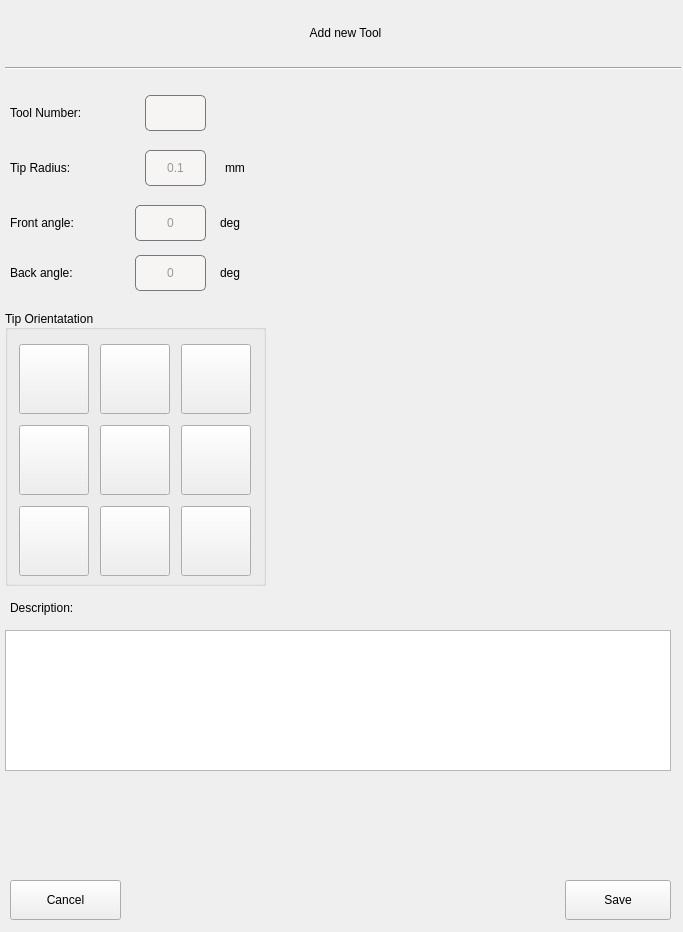
<?xml version="1.0" encoding="UTF-8"?>
<ui version="4.0">
 <class>Form</class>
 <widget class="QWidget" name="Form">
  <property name="geometry">
   <rect>
    <x>0</x>
    <y>0</y>
    <width>683</width>
    <height>932</height>
   </rect>
  </property>
  <property name="windowTitle">
   <string>Form</string>
  </property>
  <widget class="QPushButton" name="saveButton">
   <property name="geometry">
    <rect>
     <x>565</x>
     <y>880</y>
     <width>106</width>
     <height>40</height>
    </rect>
   </property>
   <property name="text">
    <string>Save</string>
   </property>
  </widget>
  <widget class="QPushButton" name="cancelButton">
   <property name="geometry">
    <rect>
     <x>10</x>
     <y>880</y>
     <width>111</width>
     <height>40</height>
    </rect>
   </property>
   <property name="text">
    <string>Cancel</string>
   </property>
  </widget>
  <widget class="QLabel" name="label_16">
   <property name="geometry">
    <rect>
     <x>10</x>
     <y>95</y>
     <width>111</width>
     <height>36</height>
    </rect>
   </property>
   <property name="styleSheet">
    <string notr="true">font: 13pt &quot;Cantarell&quot;;</string>
   </property>
   <property name="text">
    <string>Tool Number:</string>
   </property>
  </widget>
  <widget class="QLabel" name="label_17">
   <property name="geometry">
    <rect>
     <x>10</x>
     <y>150</y>
     <width>111</width>
     <height>36</height>
    </rect>
   </property>
   <property name="styleSheet">
    <string notr="true">font: 13pt &quot;Cantarell&quot;;</string>
   </property>
   <property name="text">
    <string>Tip Radius:</string>
   </property>
  </widget>
  <widget class="QLabel" name="actualFeedType_3">
   <property name="geometry">
    <rect>
     <x>225</x>
     <y>150</y>
     <width>36</width>
     <height>36</height>
    </rect>
   </property>
   <property name="styleSheet">
    <string notr="true">font: 13pt &quot;Cantarell&quot;;</string>
   </property>
   <property name="text">
    <string>mm</string>
   </property>
  </widget>
  <widget class="QGroupBox" name="groupBox_2">
   <property name="geometry">
    <rect>
     <x>5</x>
     <y>310</y>
     <width>261</width>
     <height>276</height>
    </rect>
   </property>
   <property name="styleSheet">
    <string notr="true">font: 13pt &quot;Cantarell&quot;;</string>
   </property>
   <property name="title">
    <string>Tip Orientatation</string>
   </property>
   <property name="alignment">
    <set>Qt::AlignLeading|Qt::AlignLeft|Qt::AlignVCenter</set>
   </property>
   <widget class="QWidget" name="orientationGrid" native="true">
    <property name="geometry">
     <rect>
      <x>5</x>
      <y>25</y>
      <width>250</width>
      <height>250</height>
     </rect>
    </property>
    <property name="sizePolicy">
     <sizepolicy hsizetype="Fixed" vsizetype="Fixed">
      <horstretch>0</horstretch>
      <verstretch>0</verstretch>
     </sizepolicy>
    </property>
    <layout class="QGridLayout" name="gridLayout_2">
     <property name="leftMargin">
      <number>0</number>
     </property>
     <property name="topMargin">
      <number>0</number>
     </property>
     <property name="rightMargin">
      <number>0</number>
     </property>
     <property name="bottomMargin">
      <number>0</number>
     </property>
     <property name="spacing">
      <number>2</number>
     </property>
     <item row="1" column="0">
      <widget class="QPushButton" name="orient5">
       <property name="sizePolicy">
        <sizepolicy hsizetype="Preferred" vsizetype="Fixed">
         <horstretch>0</horstretch>
         <verstretch>0</verstretch>
        </sizepolicy>
       </property>
       <property name="minimumSize">
        <size>
         <width>70</width>
         <height>70</height>
        </size>
       </property>
       <property name="maximumSize">
        <size>
         <width>70</width>
         <height>70</height>
        </size>
       </property>
       <property name="styleSheet">
        <string notr="true">QPushButton:checked {
    background-color: #add8e6; 
    border-radius: 4px;
}</string>
       </property>
       <property name="text">
        <string/>
       </property>
       <property name="icon">
        <iconset resource="../../teachinlathe.qrc">
         <normaloff>:/images/lathe_control_point_5.png</normaloff>:/images/lathe_control_point_5.png</iconset>
       </property>
       <property name="iconSize">
        <size>
         <width>65</width>
         <height>65</height>
        </size>
       </property>
       <property name="checkable">
        <bool>true</bool>
       </property>
       <property name="autoExclusive">
        <bool>true</bool>
       </property>
       <attribute name="buttonGroup">
        <string notr="true">orientButtonGroup</string>
       </attribute>
      </widget>
     </item>
     <item row="2" column="1">
      <widget class="QPushButton" name="orient6">
       <property name="sizePolicy">
        <sizepolicy hsizetype="Fixed" vsizetype="Fixed">
         <horstretch>0</horstretch>
         <verstretch>0</verstretch>
        </sizepolicy>
       </property>
       <property name="minimumSize">
        <size>
         <width>70</width>
         <height>70</height>
        </size>
       </property>
       <property name="maximumSize">
        <size>
         <width>70</width>
         <height>70</height>
        </size>
       </property>
       <property name="styleSheet">
        <string notr="true">QPushButton:checked {
    background-color: #add8e6; 
    border-radius: 4px;
}</string>
       </property>
       <property name="text">
        <string/>
       </property>
       <property name="icon">
        <iconset resource="../../teachinlathe.qrc">
         <normaloff>:/images/lathe_control_point_6.png</normaloff>:/images/lathe_control_point_6.png</iconset>
       </property>
       <property name="iconSize">
        <size>
         <width>65</width>
         <height>65</height>
        </size>
       </property>
       <property name="checkable">
        <bool>true</bool>
       </property>
       <property name="autoExclusive">
        <bool>true</bool>
       </property>
       <attribute name="buttonGroup">
        <string notr="true">orientButtonGroup</string>
       </attribute>
      </widget>
     </item>
     <item row="0" column="2">
      <widget class="QPushButton" name="orient3">
       <property name="sizePolicy">
        <sizepolicy hsizetype="Fixed" vsizetype="Fixed">
         <horstretch>0</horstretch>
         <verstretch>0</verstretch>
        </sizepolicy>
       </property>
       <property name="minimumSize">
        <size>
         <width>70</width>
         <height>70</height>
        </size>
       </property>
       <property name="maximumSize">
        <size>
         <width>70</width>
         <height>70</height>
        </size>
       </property>
       <property name="styleSheet">
        <string notr="true">QPushButton:checked {
    background-color: #add8e6; 
    border-radius: 4px;
}</string>
       </property>
       <property name="text">
        <string/>
       </property>
       <property name="icon">
        <iconset resource="../../teachinlathe.qrc">
         <normaloff>:/images/lathe_control_point_3.png</normaloff>:/images/lathe_control_point_3.png</iconset>
       </property>
       <property name="iconSize">
        <size>
         <width>65</width>
         <height>65</height>
        </size>
       </property>
       <property name="checkable">
        <bool>true</bool>
       </property>
       <property name="autoExclusive">
        <bool>true</bool>
       </property>
       <attribute name="buttonGroup">
        <string notr="true">orientButtonGroup</string>
       </attribute>
      </widget>
     </item>
     <item row="2" column="0">
      <widget class="QPushButton" name="orient1">
       <property name="sizePolicy">
        <sizepolicy hsizetype="Preferred" vsizetype="Fixed">
         <horstretch>0</horstretch>
         <verstretch>0</verstretch>
        </sizepolicy>
       </property>
       <property name="minimumSize">
        <size>
         <width>70</width>
         <height>70</height>
        </size>
       </property>
       <property name="maximumSize">
        <size>
         <width>70</width>
         <height>70</height>
        </size>
       </property>
       <property name="styleSheet">
        <string notr="true">QPushButton:checked {
    background-color: #add8e6; 
    border-radius: 4px;
}</string>
       </property>
       <property name="text">
        <string/>
       </property>
       <property name="icon">
        <iconset resource="../../teachinlathe.qrc">
         <normaloff>:/images/lathe_control_point_1.png</normaloff>:/images/lathe_control_point_1.png</iconset>
       </property>
       <property name="iconSize">
        <size>
         <width>65</width>
         <height>65</height>
        </size>
       </property>
       <property name="checkable">
        <bool>true</bool>
       </property>
       <property name="autoExclusive">
        <bool>true</bool>
       </property>
       <attribute name="buttonGroup">
        <string notr="true">orientButtonGroup</string>
       </attribute>
      </widget>
     </item>
     <item row="1" column="2">
      <widget class="QPushButton" name="orient7">
       <property name="sizePolicy">
        <sizepolicy hsizetype="Fixed" vsizetype="Fixed">
         <horstretch>0</horstretch>
         <verstretch>0</verstretch>
        </sizepolicy>
       </property>
       <property name="minimumSize">
        <size>
         <width>70</width>
         <height>70</height>
        </size>
       </property>
       <property name="maximumSize">
        <size>
         <width>70</width>
         <height>70</height>
        </size>
       </property>
       <property name="styleSheet">
        <string notr="true">QPushButton:checked {
    background-color: #add8e6; 
    border-radius: 4px;
}</string>
       </property>
       <property name="text">
        <string/>
       </property>
       <property name="icon">
        <iconset resource="../../teachinlathe.qrc">
         <normaloff>:/images/lathe_control_point_7.png</normaloff>:/images/lathe_control_point_7.png</iconset>
       </property>
       <property name="iconSize">
        <size>
         <width>65</width>
         <height>65</height>
        </size>
       </property>
       <property name="checkable">
        <bool>true</bool>
       </property>
       <property name="autoExclusive">
        <bool>true</bool>
       </property>
       <attribute name="buttonGroup">
        <string notr="true">orientButtonGroup</string>
       </attribute>
      </widget>
     </item>
     <item row="1" column="1">
      <widget class="QPushButton" name="orient9">
       <property name="sizePolicy">
        <sizepolicy hsizetype="Fixed" vsizetype="Fixed">
         <horstretch>0</horstretch>
         <verstretch>0</verstretch>
        </sizepolicy>
       </property>
       <property name="minimumSize">
        <size>
         <width>70</width>
         <height>70</height>
        </size>
       </property>
       <property name="maximumSize">
        <size>
         <width>70</width>
         <height>70</height>
        </size>
       </property>
       <property name="styleSheet">
        <string notr="true">QPushButton:checked {
    background-color: #add8e6; 
    border-radius: 4px;
}</string>
       </property>
       <property name="text">
        <string/>
       </property>
       <property name="icon">
        <iconset resource="../../teachinlathe.qrc">
         <normaloff>:/images/lathe_control_point_9.png</normaloff>:/images/lathe_control_point_9.png</iconset>
       </property>
       <property name="iconSize">
        <size>
         <width>65</width>
         <height>65</height>
        </size>
       </property>
       <property name="checkable">
        <bool>true</bool>
       </property>
       <property name="autoExclusive">
        <bool>true</bool>
       </property>
       <attribute name="buttonGroup">
        <string notr="true">orientButtonGroup</string>
       </attribute>
      </widget>
     </item>
     <item row="2" column="2">
      <widget class="QPushButton" name="orient2">
       <property name="sizePolicy">
        <sizepolicy hsizetype="Fixed" vsizetype="Fixed">
         <horstretch>0</horstretch>
         <verstretch>0</verstretch>
        </sizepolicy>
       </property>
       <property name="minimumSize">
        <size>
         <width>70</width>
         <height>70</height>
        </size>
       </property>
       <property name="maximumSize">
        <size>
         <width>70</width>
         <height>70</height>
        </size>
       </property>
       <property name="styleSheet">
        <string notr="true">QPushButton:checked {
    background-color: #add8e6; 
    border-radius: 4px;
}</string>
       </property>
       <property name="text">
        <string/>
       </property>
       <property name="icon">
        <iconset resource="../../teachinlathe.qrc">
         <normaloff>:/images/lathe_control_point_2.png</normaloff>:/images/lathe_control_point_2.png</iconset>
       </property>
       <property name="iconSize">
        <size>
         <width>65</width>
         <height>65</height>
        </size>
       </property>
       <property name="checkable">
        <bool>true</bool>
       </property>
       <property name="autoExclusive">
        <bool>true</bool>
       </property>
       <attribute name="buttonGroup">
        <string notr="true">orientButtonGroup</string>
       </attribute>
      </widget>
     </item>
     <item row="0" column="0">
      <widget class="QPushButton" name="orient4">
       <property name="sizePolicy">
        <sizepolicy hsizetype="Fixed" vsizetype="Fixed">
         <horstretch>0</horstretch>
         <verstretch>0</verstretch>
        </sizepolicy>
       </property>
       <property name="minimumSize">
        <size>
         <width>70</width>
         <height>70</height>
        </size>
       </property>
       <property name="maximumSize">
        <size>
         <width>70</width>
         <height>70</height>
        </size>
       </property>
       <property name="styleSheet">
        <string notr="true">QPushButton:checked {
    background-color: #add8e6; 
    border-radius: 4px;
}</string>
       </property>
       <property name="text">
        <string/>
       </property>
       <property name="icon">
        <iconset resource="../../teachinlathe.qrc">
         <normaloff>:/images/lathe_control_point_4.png</normaloff>:/images/lathe_control_point_4.png</iconset>
       </property>
       <property name="iconSize">
        <size>
         <width>65</width>
         <height>65</height>
        </size>
       </property>
       <property name="checkable">
        <bool>true</bool>
       </property>
       <property name="autoExclusive">
        <bool>true</bool>
       </property>
       <attribute name="buttonGroup">
        <string notr="true">orientButtonGroup</string>
       </attribute>
      </widget>
     </item>
     <item row="0" column="1">
      <widget class="QPushButton" name="orient8">
       <property name="sizePolicy">
        <sizepolicy hsizetype="Fixed" vsizetype="Fixed">
         <horstretch>0</horstretch>
         <verstretch>0</verstretch>
        </sizepolicy>
       </property>
       <property name="minimumSize">
        <size>
         <width>70</width>
         <height>70</height>
        </size>
       </property>
       <property name="maximumSize">
        <size>
         <width>70</width>
         <height>70</height>
        </size>
       </property>
       <property name="styleSheet">
        <string notr="true">QPushButton:checked {
    background-color: #add8e6; 
    border-radius: 4px;
}</string>
       </property>
       <property name="text">
        <string/>
       </property>
       <property name="icon">
        <iconset resource="../../teachinlathe.qrc">
         <normaloff>:/images/lathe_control_point_8.png</normaloff>:/images/lathe_control_point_8.png</iconset>
       </property>
       <property name="iconSize">
        <size>
         <width>65</width>
         <height>65</height>
        </size>
       </property>
       <property name="checkable">
        <bool>true</bool>
       </property>
       <property name="autoExclusive">
        <bool>true</bool>
       </property>
       <attribute name="buttonGroup">
        <string notr="true">orientButtonGroup</string>
       </attribute>
      </widget>
     </item>
    </layout>
   </widget>
  </widget>
  <widget class="QLabel" name="label_18">
   <property name="geometry">
    <rect>
     <x>10</x>
     <y>255</y>
     <width>111</width>
     <height>36</height>
    </rect>
   </property>
   <property name="styleSheet">
    <string notr="true">font: 13pt &quot;Cantarell&quot;;</string>
   </property>
   <property name="text">
    <string>Back angle:</string>
   </property>
  </widget>
  <widget class="QLabel" name="actualFeedType_4">
   <property name="geometry">
    <rect>
     <x>220</x>
     <y>205</y>
     <width>36</width>
     <height>36</height>
    </rect>
   </property>
   <property name="styleSheet">
    <string notr="true">font: 13pt &quot;Cantarell&quot;;</string>
   </property>
   <property name="text">
    <string>deg</string>
   </property>
  </widget>
  <widget class="QLabel" name="label_19">
   <property name="geometry">
    <rect>
     <x>10</x>
     <y>205</y>
     <width>111</width>
     <height>36</height>
    </rect>
   </property>
   <property name="styleSheet">
    <string notr="true">font: 13pt &quot;Cantarell&quot;;</string>
   </property>
   <property name="text">
    <string>Front angle:</string>
   </property>
  </widget>
  <widget class="QLabel" name="actualFeedType_5">
   <property name="geometry">
    <rect>
     <x>220</x>
     <y>255</y>
     <width>36</width>
     <height>36</height>
    </rect>
   </property>
   <property name="styleSheet">
    <string notr="true">font: 13pt &quot;Cantarell&quot;;</string>
   </property>
   <property name="text">
    <string>deg</string>
   </property>
  </widget>
  <widget class="QLabel" name="label_20">
   <property name="geometry">
    <rect>
     <x>10</x>
     <y>590</y>
     <width>111</width>
     <height>36</height>
    </rect>
   </property>
   <property name="styleSheet">
    <string notr="true">font: 13pt &quot;Cantarell&quot;;</string>
   </property>
   <property name="text">
    <string>Description:</string>
   </property>
  </widget>
  <widget class="QTextEdit" name="toolDescription">
   <property name="geometry">
    <rect>
     <x>5</x>
     <y>630</y>
     <width>666</width>
     <height>141</height>
    </rect>
   </property>
  </widget>
  <widget class="Line" name="line">
   <property name="geometry">
    <rect>
     <x>5</x>
     <y>60</y>
     <width>676</width>
     <height>16</height>
    </rect>
   </property>
   <property name="orientation">
    <enum>Qt::Horizontal</enum>
   </property>
  </widget>
  <widget class="QLabel" name="titleLabel">
   <property name="geometry">
    <rect>
     <x>250</x>
     <y>20</y>
     <width>191</width>
     <height>26</height>
    </rect>
   </property>
   <property name="styleSheet">
    <string notr="true">font: 16pt &quot;Cantarell&quot;;</string>
   </property>
   <property name="text">
    <string>Add new Tool</string>
   </property>
   <property name="alignment">
    <set>Qt::AlignCenter</set>
   </property>
  </widget>
  <widget class="QLabel" name="label">
   <property name="geometry">
    <rect>
     <x>345</x>
     <y>90</y>
     <width>301</width>
     <height>331</height>
    </rect>
   </property>
   <property name="text">
    <string/>
   </property>
   <property name="pixmap">
    <pixmap resource="../../teachinlathe.qrc">:/images/lathe_tool_graphic.png</pixmap>
   </property>
   <property name="alignment">
    <set>Qt::AlignLeading|Qt::AlignLeft|Qt::AlignTop</set>
   </property>
  </widget>
  <widget class="TouchFakeLineEdit" name="toolNoInput">
   <property name="geometry">
    <rect>
     <x>145</x>
     <y>95</y>
     <width>61</width>
     <height>36</height>
    </rect>
   </property>
   <property name="styleSheet">
    <string notr="true">QLabel {
		border-style: solid;
        border-color: rgb(119, 118, 123);
        border-width: 1px;
        border-radius: 5px;
        color: rgb(154, 153, 150);
        background: rgb(246, 245, 244);
        font: 12pt &quot;Noto Sans Mono&quot;;
}</string>
   </property>
   <property name="text">
    <string/>
   </property>
   <property name="alignment">
    <set>Qt::AlignCenter</set>
   </property>
  </widget>
  <widget class="TouchFakeLineEdit" name="tipRadiusInput">
   <property name="geometry">
    <rect>
     <x>145</x>
     <y>150</y>
     <width>61</width>
     <height>36</height>
    </rect>
   </property>
   <property name="styleSheet">
    <string notr="true">QLabel {
		border-style: solid;
        border-color: rgb(119, 118, 123);
        border-width: 1px;
        border-radius: 5px;
        color: rgb(154, 153, 150);
        background: rgb(246, 245, 244);
        font: 12pt &quot;Noto Sans Mono&quot;;
}</string>
   </property>
   <property name="text">
    <string>0.1</string>
   </property>
   <property name="alignment">
    <set>Qt::AlignCenter</set>
   </property>
  </widget>
  <widget class="TouchFakeLineEdit" name="backAngleInput">
   <property name="geometry">
    <rect>
     <x>135</x>
     <y>255</y>
     <width>71</width>
     <height>36</height>
    </rect>
   </property>
   <property name="styleSheet">
    <string notr="true">QLabel {
		border-style: solid;
        border-color: rgb(119, 118, 123);
        border-width: 1px;
        border-radius: 5px;
        color: rgb(154, 153, 150);
        background: rgb(246, 245, 244);
        font: 12pt &quot;Noto Sans Mono&quot;;
}</string>
   </property>
   <property name="text">
    <string>0</string>
   </property>
   <property name="alignment">
    <set>Qt::AlignCenter</set>
   </property>
  </widget>
  <widget class="TouchFakeLineEdit" name="frontAngleInput">
   <property name="geometry">
    <rect>
     <x>135</x>
     <y>205</y>
     <width>71</width>
     <height>36</height>
    </rect>
   </property>
   <property name="styleSheet">
    <string notr="true">QLabel {
		border-style: solid;
        border-color: rgb(119, 118, 123);
        border-width: 1px;
        border-radius: 5px;
        color: rgb(154, 153, 150);
        background: rgb(246, 245, 244);
        font: 12pt &quot;Noto Sans Mono&quot;;
}</string>
   </property>
   <property name="text">
    <string>0</string>
   </property>
   <property name="alignment">
    <set>Qt::AlignCenter</set>
   </property>
  </widget>
 </widget>
 <customwidgets>
  <customwidget>
   <class>TouchFakeLineEdit</class>
   <extends>QLabel</extends>
   <header>qtpyvcp.widgets.input_widgets.touch_fake_line_edit</header>
  </customwidget>
 </customwidgets>
 <resources>
  <include location="../../teachinlathe.qrc"/>
  <include location="../../teachinlathe.qrc"/>
  <include location="../../../../../../teachinlathe.qrc"/>
 </resources>
 <connections/>
 <buttongroups>
  <buttongroup name="orientButtonGroup"/>
 </buttongroups>
</ui>
